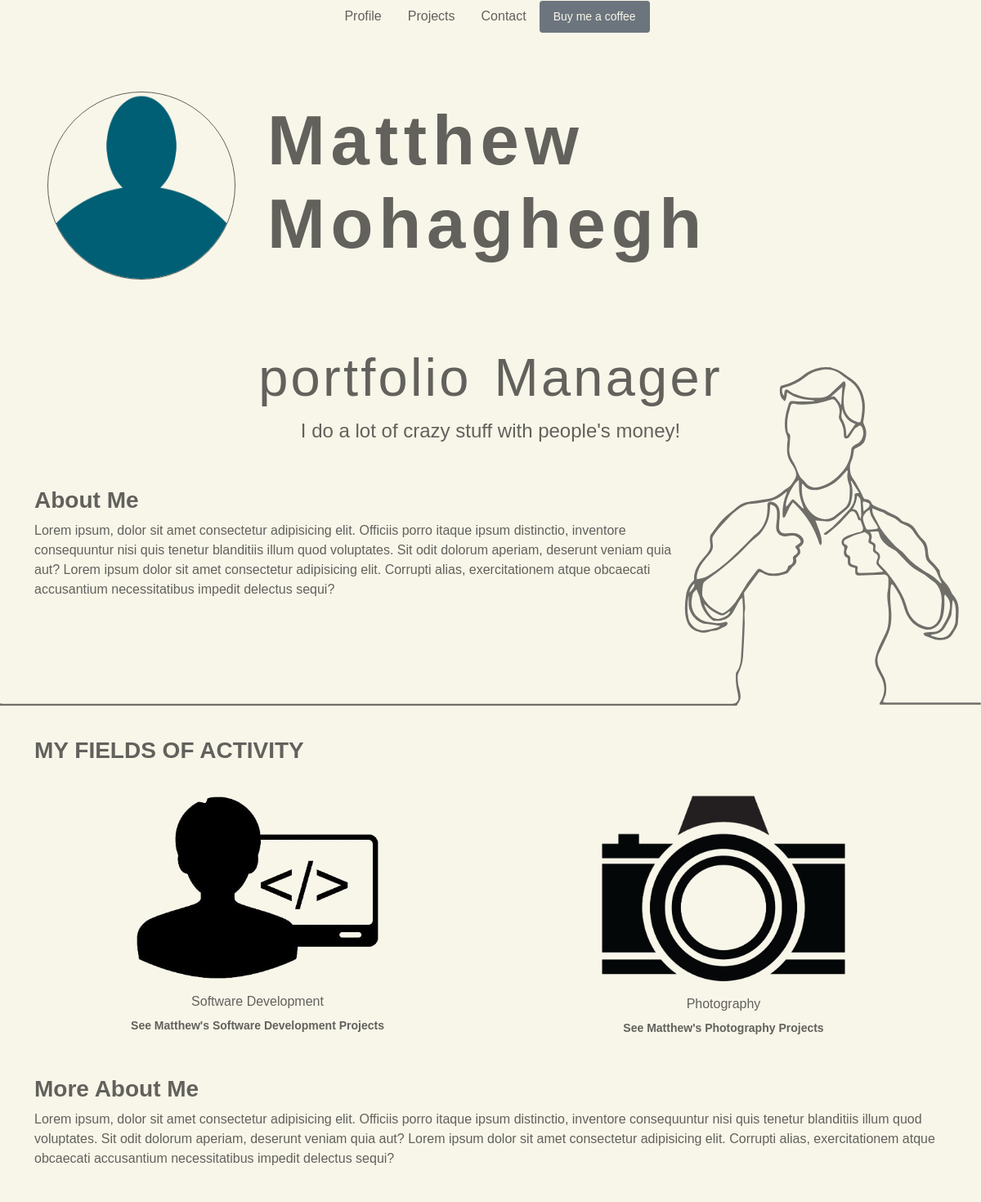
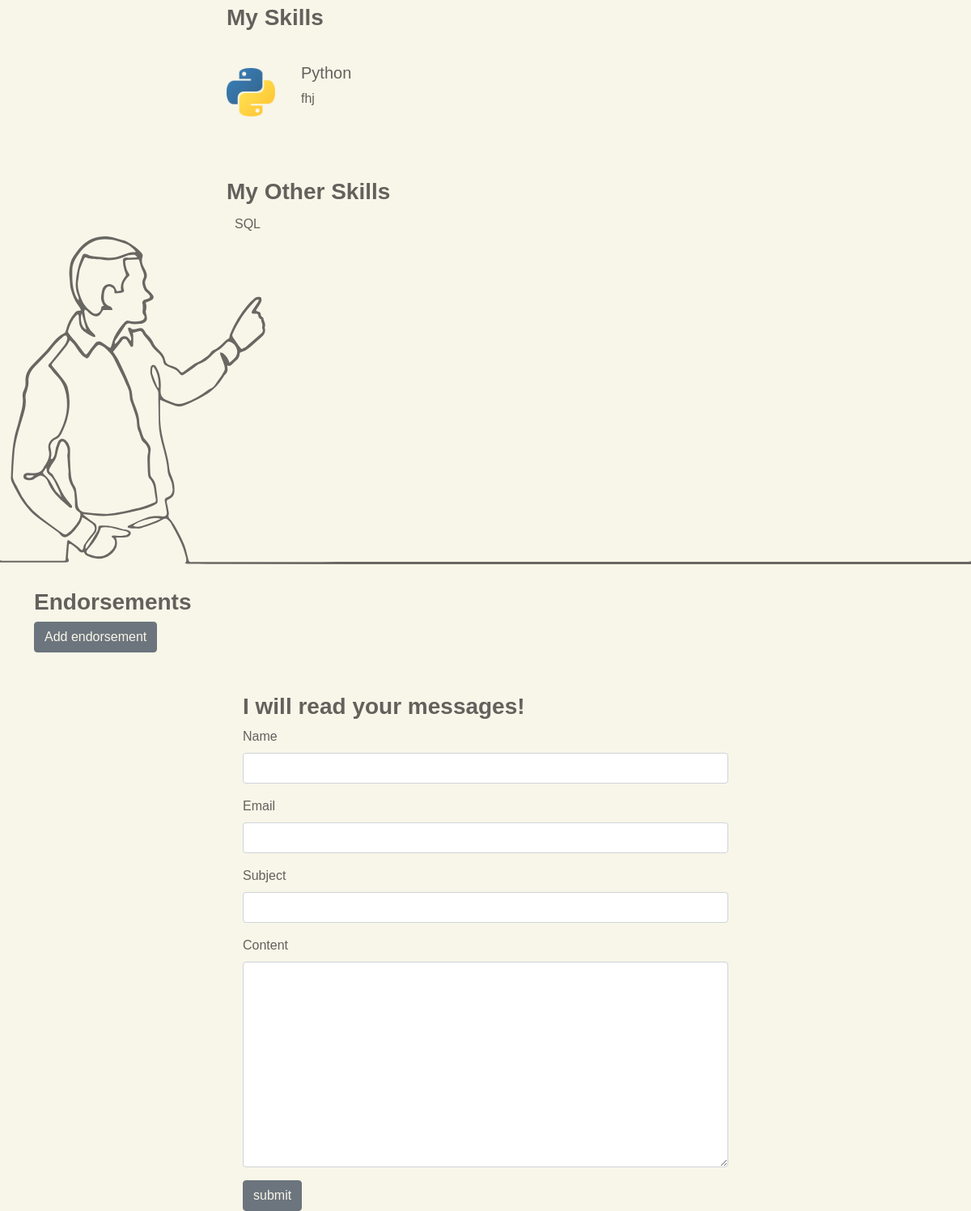
The page / on the database its author committed (2 pictures, top to bottom).
### matthewsportfolio/models.py (models this page shows, shortened)
class Person(models.Model):
    first_name = models.CharField(max_length=255, default='Matthew')
    last_name = models.CharField(max_length=255, default='Mohaghegh')
    profile_picture = models.ImageField(null=True, default='static/images/profile.png')
    headline = models.CharField(max_length=255, default='portfolio Manager')
    description = models.CharField(max_length=400, default="I do a lot of crazy stuff with people's money!")
    about = models.TextField(max_length=2000, null=True, blank=True, default='Lorem ipsum, dolor sit amet consectetur adipisicing elit. \
        Officiis porro itaque ipsum distinctio, inventore consequuntur nisi quis tenetur blanditiis illum quod voluptates.\
        Sit odit dolorum aperiam, deserunt veniam quia aut? Lorem ipsum dolor sit amet consectetur adipisicing elit. Corrupti \
        alias, exercitationem atque obcaecati accusantium necessitatibus impedit delectus sequi?')
    more_about = models.TextField(max_length=2000, null=True, blank=True, default='Lorem ipsum, dolor sit amet consectetur adipisicing elit. \
        Officiis porro itaque ipsum distinctio, inventore consequuntur nisi quis tenetur blanditiis illum quod voluptates.\
        Sit odit dolorum aperiam, deserunt veniam quia aut? Lorem ipsum dolor sit amet consectetur adipisicing elit. Corrupti \
        alias, exercitationem atque obcaecati accusantium necessitatibus impedit delectus sequi?')

class Field(models.Model):
    id = models.UUIDField(default=uuid.uuid4, unique=True, primary_key=True, editable=False)
    title = models.CharField(max_length=255)
    description = models.TextField(null=True, blank=True)
    logo = models.ImageField(null=True, blank=True)

class Skill(models.Model):
    id = models.UUIDField(default=uuid.uuid4, unique=True, primary_key=True, editable=False)
    logo = models.ImageField(null=True, blank=True)
    title = models.CharField(max_length=255)
    description = models.TextField(null=True, blank=True)
    created = models.DateTimeField(auto_now_add=True)

class Message(models.Model):
    id = models.UUIDField(default=uuid.uuid4, unique=True, primary_key=True, editable=False)
    name = models.CharField(max_length=255)
    email = models.CharField(max_length=255)
    subject = models.CharField(max_length=255)
    content = models.TextField()
    is_read = models.BooleanField(default=False)
    created = models.DateTimeField(auto_now_add=True)

### matthewsportfolio/views.py (the view)
# urls.py: path('', views.HomePage, name="home"),
def HomePage(request):
    persons = Person.objects.all()
    fields = Field.objects.all()
    projects = Project.objects.all()
    detailed_skills = Skill.objects.exclude(description='')
    skills = Skill.objects.filter(description='')
    endorsements = Endorsement.objects.filter(approved=True)
    form = MessageForm()
    if request.method == 'POST':
        form = MessageForm(request.POST)
        if form.is_valid():
            form.save()
            messages.success(request, 'Your message was successfully sent!')
    context = {'persons': persons, 'fields': fields, 'projects': projects, 'detailed_skills': detailed_skills, 'skills': skills, 'endorsements': endorsements, 'form': form}
    return render(request, 'base/home.html', context)

### matthewsportfolio/forms.py
class MessageForm(ModelForm):
    class Meta:
        model = Message
        fields = '__all__'
        exclude = ['is_read']
    def __init__(self, *args, **kwargs):
        super(MessageForm, self).__init__(*args, **kwargs)
        self.fields['name'].widget.attrs.update(
            {'class': 'form-control'})
        self.fields['email'].widget.attrs.update(
            {'class': 'form-control'})
        self.fields['subject'].widget.attrs.update(
            {'class': 'form-control'})
        self.fields['content'].widget.attrs.update(
            {'class': 'form-control'})

### matthewsportfolio/templates/base/home.html (shortened to what this page needs)
{% extends 'base/main.html' %}
{% load static %}
{% block content %}
<section id="hero" class="pd-top-30">
    <div class="container">
        <div class="hero-content">
            {% for person in persons %}
            <div class="hero-content-intro row d-flex justify-content-center">
                <div class="col col-lg-3 d-flex justify-content-center">
                    <img class="profile-picture" src="{{ person.profile_picture.url }}" alt="Profile Picture">
                </div>
                <div class="intro-name-wrapper col col-lg-9">
                    <h1 class="intro-name">{{ person.first_name }} {{ person.last_name }}</h1>
                </div>
            </div>
            <hr>
            <div class="hero-content-subsection">
                <h3>{{ person.headline }}</h3>
                <p>{{ person.description }}</p>
            </div>
            {% if person.about %}
            <div class="about-me">
                <h3 class="font-bold">About Me</h3>
                <div class="about-me-content"><p>{{ person.about }}</p></div>
            </div>
            {% endif %}
            {% endfor %}
        </div>
    </div>
    <div class="icon"><img src="static/images/man-right-to-left.svg" alt=""></div>
</section>
{% if fields %}
<section id="fields">
    <div class="container">
        <div class="field-wrapper row pd-top-30 justify-content-around">
            <h3 class="font-bold">My Fields of Activity</h3>
            {% for field in fields %}
            <div class="field-column col-md-4 pd-top-30">
                <a href="{% url 'field' field.id %}"><img class="field-logo-home" src="{{ field.logo.url }}" alt="Field 1"></a>
                <div class="field-body">
                    <h6>{{ field.title }}</h6>
                    {% for person in persons %}
                    <a href="{% url 'field' field.id %}">See {{ person.first_name }}'s {{ field.title }} Projects</a>
                    {% endfor %}
                </div>
            </div>
            {% endfor %}
        </div>
    </div>
</section>
{% endif %}
{% for person in persons %}
{% if person.more_about %}
<section id="more-about-me" class="pd-top-30">
    <div class="container">
        <div class="more-about-me">
            <h3 class="font-bold">More About Me</h3>
            <p>{{ person.more_about }}</p>
        </div>
    </div>
</section>
{% endif %}
{% endfor %}
<section id="skills" class="pd-top-30">
    <div class="container">
        <h3 class="font-bold">My Skills</h3>
        <div class="skills-container">
            {% for detailed_skill in detailed_skills %}
            <div class="skill-wrapper align-items-center">
                {% if detailed_skill.logo %}
                <img class="skill-logo" src="{{ detailed_skill.logo.url }}">
                {% endif %}
                <div class="skill-content">
                    <h5>{{ detailed_skill.title }}</h5>
                    <p>{{ detailed_skill.description }}</p>
                </div>
            </div>
            {% endfor %}
            <h3 class="pd-top-30 font-bold">My Other Skills</h4>
            <div class="other-skills-container">
                {% for skill in skills %}
                <div class="skill-tag">
                    <span>{{ skill.title }}</span>
                </div>
                {% endfor %}
            </div>
        </div>
    </div>
    <div class="icon"><img src="static/images/man-left-to-right.svg" alt=""></div>
</section>
<section id="endorsements" class="pd-top-30">
    <div class="container">
        <h3 class="font-bold">Endorsements</h3>
        <a href="{% url 'add-endorsement' %}" class="btn btn-secondary">Add endorsement</a>
        </div>
</section>
<section id="contact" class="pd-top-50">
    <div class="container">
        <form class="contact-form" method="POST">
            <h3 class="font-bold">I will read your messages!</h3>
            {% for field in form %}
            <div class="mb-3">
                <label for="exampleInputPassword1" class="form-label">{{ field.label }}</label>
                {{ field }}
            </div>
            {% endfor %}
            <input class="btn btn-secondary" type="submit" value="submit">
        </form>
    </div>
</section>
{% endblock content %}

### matthewsportfolio/templates/base/main.html (shortened to what this page needs)
<!DOCTYPE html>
{% load static %}
<html>
<head>
    <link rel='stylesheet' type='text/css' media='screen' href="{% static 'styles/main.css' %}">
    <link rel='stylesheet' type='text/css' media='screen' href="{% static 'styles/navbar.css' %}">
    <link rel='stylesheet' type='text/css' media='screen' href="{% static 'styles/project.css' %}">
    <link rel='stylesheet' type='text/css' media='screen' href="{% static 'styles/field.css' %}">
    <link rel='stylesheet' type='text/css' media='screen' href="{% static 'styles/donation.css' %}">
    <link href="https://cdn.jsdelivr.net/npm/bootstrap@5.1.3/dist/css/bootstrap.min.css" rel="stylesheet">
</head>
<body>
    {% include 'base/navbar.html' %}
    {% block content %}
    {% endblock content %}
</body>
</html>

### matthewsportfolio/templates/base/navbar.html (shortened to what this page needs)
<section id="navigation_bar">
    <div class="container">
        <div class="navbar-wrapper d-flex justify-content-center">
            <a href="{% url 'home' %}" class="nav-link">Profile</a>
            <a href="{% url 'home' %}" class="nav-link">Projects</a>
            <a href="#" class="nav-link">Contact</a>
            <a href="{% url 'donation' %}" class="btn btn-sm btn-secondary nav-link">Buy me a coffee</a>
        </div>
    </div>
</section>

### static/styles/main.css (style rules this page uses)
body { font-family: 'Menlo', sans-serif !important; color: #62615c !important; background-color: #f8f6e9 !important; }
h1, h2, h3, h4, h5, p, a { color: #62615c !important; }
a { text-decoration: none !important; }
.btn-secondary { color: #f8f6e9 !important; }
.font-bold { font-weight: bold; }
.pd-top-30 { padding-top: 30px !important; }
.pd-top-50 { padding-top: 50px; }
#hero { height: 100%; color: #fff; }
#hero .icon { margin-top: -25%; }
#hero .icon img { width: 100%; }
.hero-content { margin: 0 auto; padding-top: 2em; }
.hero-content-intro { display: flex; color: rgb(156, 152, 152); justify-content: center; align-items: center; margin-bottom: 3em; }
.profile-picture { height: 230px; width: 230px; object-fit: cover; border-radius: 50%; border: 1px solid #62615c; }
.intro-name { font-size: 85px; letter-spacing: .08em; font-weight: 600; }
.hero-content-subsection { margin-top: 2em; }
.hero-content-subsection h3 { font-size: 65px; text-align: center; font-weight: 400; letter-spacing: 0.05em; word-spacing: 0.1em; }
.hero-content-subsection p { font-size: 24px; text-align: center; font-weight: 200; }
#hero .about-me { width: 70%; margin-top: 50px; }
.field-wrapper { display: flex; }
.field-wrapper h3 { padding-top: 8px; text-transform: uppercase; }
.field-column { max-width: 300px; padding-top: 20px; text-align: center; }
.field-column img { width: 100%; max-width: 300px; }
.field-logo-home { width: 100%; }
.field-body { padding: 1em; text-align: center; }
.field-body a { font-size: 14px; font-weight: bolder; }
@media screen and (min-width: 992px) { #skills .container { padding: 0 250px; } }
.skills-container { padding-top: 12px; }
.skill-wrapper { margin-top: 20px; margin-bottom: 40px; }
@media screen and (min-width: 992px) { .skill-wrapper { display: flex; gap: 2em; } }
.skill-logo { max-width: 60px; max-height: 60px; }
.other-skills-container { display: flex; flex-wrap: wrap; gap: 1em; }
.skill-tag { width: fit-content; padding: 3px 10px; border-radius: 20px; }
#skills .icon img { width: 100%; }
.contact-form { display: block; max-width: 600px; margin: 0 auto; }

### static/styles/navbar.css (style rules this page uses)
#navigation_bar { height: 50px; }
#navigation_bar .navbar-wrapper { align-items: center; }

### rows shown on the page
Person: profile_picture (placeholder picture), first_name "Matthew", last_name "Mohaghegh", more_about "Lorem ipsum, dolor sit amet consectetur adipisicing elit. Officiis porro itaque ipsum distinctio, inventore consequuntur nisi quis tenetur blanditiis illum quod voluptates. Sit odit dolorum aperiam, deserunt veniam quia aut? Lorem ipsum dolor sit amet consectetur adipisicing elit. Corrupti alias, exercitationem atque obcaecati accusantium necessitatibus impedit delectus sequi?"
Field: logo (picture), title "Software Development"
Field: logo (picture), title "Photography"
Skill: logo (picture), title "Python", description "fhj"
Skill: title "SQL"

### other values the page prints
{{ field.label }} "Name" "Email" "Subject" "Content"
